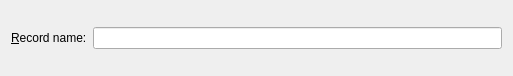
<?xml version="1.0" encoding="UTF-8"?>
<ui version="4.0">
 <class>ClientDsDlg</class>
 <widget class="QWidget" name="ClientDsDlg">
  <property name="geometry">
   <rect>
    <x>0</x>
    <y>0</y>
    <width>513</width>
    <height>76</height>
   </rect>
  </property>
  <property name="windowTitle">
   <string>Form</string>
  </property>
  <layout class="QGridLayout" name="gridLayout">
   <item row="0" column="0">
    <layout class="QHBoxLayout" name="horizontalLayout_2">
     <item>
      <widget class="QLabel" name="cRecNameLabel">
       <property name="text">
        <string>&amp;Record name:</string>
       </property>
       <property name="buddy">
        <cstring>cRecNameLineEdit</cstring>
       </property>
      </widget>
     </item>
     <item>
      <widget class="QLineEdit" name="cRecNameLineEdit"/>
     </item>
    </layout>
   </item>
  </layout>
 </widget>
 <resources/>
 <connections/>
</ui>
